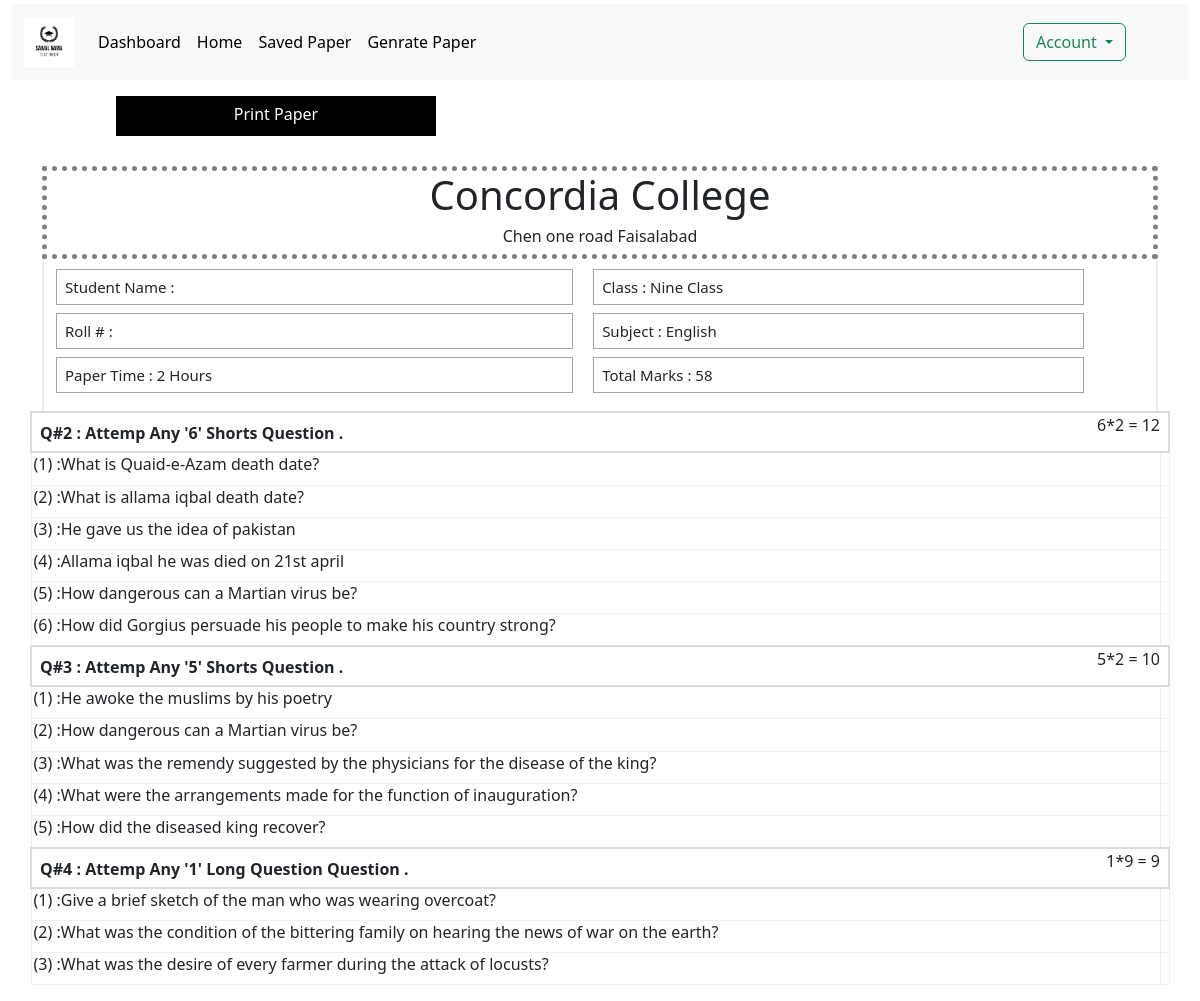
The app's page /singlepaper.php?id=38 (signed in) with its own data.
### tables this page shows
CREATE TABLE `savedpaper` (
  `paper_id` int(255) NOT NULL,
  `paper_name` varchar(255) NOT NULL,
  `class_name` varchar(255) NOT NULL,
  `total_marks` varchar(255) NOT NULL,
  `Time` varchar(255) NOT NULL,
  `ASname` varchar(255) NOT NULL,
  `school_logo` varchar(255) NOT NULL,
  `address` varchar(500) NOT NULL,
  `user_email` varchar(255) NOT NULL,
  `subject` varchar(255) NOT NULL,
  `saved_date` varchar(255) NOT NULL
);

CREATE TABLE `temp_store` (
  `tempstore_id` int(255) NOT NULL,
  `status_store` varchar(255) NOT NULL,
  `date` varchar(255) NOT NULL,
  `time` varchar(255) NOT NULL,
  `ip_address` varchar(255) NOT NULL,
  `user_email` varchar(255) NOT NULL,
  `questionAttemp` varchar(255) NOT NULL,
  `each_que_mark` varchar(255) NOT NULL,
  `MCQS_SQ_LQ` varchar(255) NOT NULL,
  `Savedpaper_id` int(255) NOT NULL
);

CREATE TABLE `short_ques` (
  `short_ques_id` int(255) NOT NULL,
  `class_s_id` int(255) NOT NULL,
  `book_s_id` int(255) NOT NULL,
  `chp_s_id` int(255) NOT NULL,
  `short_ques_eng` varchar(255) NOT NULL,
  `short_ques_urdu` varchar(255) NOT NULL,
  `short_ques_status` varchar(155) NOT NULL,
  `short_ques_date` varchar(255) NOT NULL,
  `user_email` varchar(255) NOT NULL,
  `SQadd_status` varchar(255) NOT NULL DEFAULT '0'
);

CREATE TABLE `longquestion` (
  `longQues_id` int(255) NOT NULL,
  `book_l_id` int(255) NOT NULL,
  `class_l_id` int(255) NOT NULL,
  `chapter_l_id` int(255) NOT NULL,
  `longQuestion_eng` varchar(255) NOT NULL,
  `longQuestion_urdu` varchar(255) NOT NULL,
  `LQadd_status` varchar(255) NOT NULL DEFAULT '0',
  `ldate` varchar(255) NOT NULL,
  `user_email` varchar(255) NOT NULL
);

### singlepaper.php (the view, shortened to what this page needs)
<?php
include("./Project/include/conn.php");
$paperid = $_GET['id'];
$paper_query = "SELECT * FROM `savedpaper` WHERE paper_id ='$paperid'";
$paper_run = mysqli_query($conn, $paper_query);
$paperfet = mysqli_fetch_assoc($paper_run);
?>
<!DOCTYPE html>
<html lang="en">
<head>
    <link href="https://cdn.jsdelivr.net/npm/bootstrap@5.3.0-alpha1/dist/css/bootstrap.min.css" rel="stylesheet">
    <link rel="stylesheet" href="./style.css">
</head>
<body id="body">
    <div class="container-fluid">
        <?php
        require_once('./navbar.php')
        ?>
        <div class="allbuttonsss">
            <div class="row">
                <div class="col-lg-3 allbutton mt-3 ">
                    <a href="#" class="printpaper p-3">Print Paper </a>
                </div>
            </div>
        </div>
        <div id="printsection">
            <div class="container top-con">
                <div class="paperPage">
                    <div class="mainheading">
                        <h1><?php echo $paperfet['ASname'] ?></h1>
                        <h6><?php echo $paperfet['address'] ?></h6>
                    </div>
                </div>
                <div class="mainTable">
                    <div class="d-flex contentset ">
                        <div class=" papername">
                            <div class="mydivs">
                                <h4>student name : <span></span></h4>
                            </div>
                            <div class="mydivs">
                                <h4>Roll # : <span></span></h4>
                            </div>
                            <div class="mydivs">
                                <h4>Paper time : <span><?php echo $paperfet['Time'] ?></span></h4>
                            </div>
                        </div>
                        <div class=" papername">
                            <h4>class : <span><?php echo $paperfet['class_name'] ?></span></h4>
                            <h4>subject : <span><?php echo $paperfet['subject'] ?></span></h4>
                            <h4>total marks : <span><?php echo $paperfet['total_marks'] ?></span></h4>
                        </div>
                    </div>
                </div>
                <div class="row  watermark">
                    <table class="table displaytable table-hover ">
                        <div class="tableboderless">
                            <?php
                            $gets_SQ = "SELECT * FROM `temp_store` WHERE status_store='SQ' AND Savedpaper_id ='$paperid'";
                            $getSQ_Query = mysqli_query($conn, $gets_SQ);
                            mysqli_num_rows($getSQ_Query);
                            $SQQ = 2;
                            while ($SQ_fet = mysqli_fetch_assoc($getSQ_Query)) {
                                $SQfetID = @json_decode($SQ_fet['MCQS_SQ_LQ']);
                            ?>
                                <tr>
                                    <th colspan="12"> <span> Q#<?php echo $SQQ ?> :</span> Attemp Any '<?php echo $SQ_fet['questionAttemp'] ?>' Shorts Question . <h6 class="text-end quesmargin"><?php echo $SQ_fet['questionAttemp'] . '*' . $SQ_fet['each_que_mark'] ?> = <?php echo $SQ_fet['questionAttemp'] * $SQ_fet['each_que_mark'] ?></h6>
                                    </th>
                                </tr>
                                <?php
                                $SQN = 1;
                                foreach ($SQfetID as  $SQSval) {
                                    $SQmulti = "SELECT * FROM `temp_store` INNER JOIN `short_ques` WHERE short_ques.short_ques_id=$SQSval AND temp_store.status_store='SQ'";
                                    $multi_SQ_run = mysqli_query($conn, $SQmulti);
                                    $SQnewfet = mysqli_fetch_assoc($multi_SQ_run);
                                ?>
                                    <tr>
                                        <td colspan="6">
                                            <h6> <span>(<?php echo $SQN ?>)</span> :<?php echo $SQnewfet['short_ques_eng'] ?></h6>
                                        </td>
                                        <td colspan="6" class="text-end urdufont">
                                        </td>
                                    </tr>
                                    <tr>
                                    <?php
                                    $SQN++;
                                }
                                    ?>
                                <?php
                                $SQQ++;
                            }
                                ?>
                                <?php
                                $gets_lQ = "SELECT * FROM `temp_store` WHERE status_store='LQ' AND Savedpaper_id ='$paperid'";
                                $getlQ_Query = mysqli_query($conn, $gets_lQ);
                                if (mysqli_num_rows($getlQ_Query) == 0) {
                                } else {
                                    $LQQ = $SQQ;
                                    while ($LQ_fet = mysqli_fetch_assoc($getlQ_Query)) {
                                        $LQfetID = @json_decode($LQ_fet['MCQS_SQ_LQ']);
                                ?>
                                    <tr>
                                        <th colspan="12"> <span> Q#<?php echo $LQQ ?> :</span> Attemp Any '<?php echo $LQ_fet['questionAttemp'] ?>' Long Question Question . <h6 class="text-end quesmargin"><?php echo $LQ_fet['questionAttemp'] . '*' . $LQ_fet['each_que_mark'] ?> = <?php echo $LQ_fet['questionAttemp'] * $LQ_fet['each_que_mark'] ?></h6>
                                        </th>
                                    </tr>
                                    <?php
                                        $LQN = 1;
                                        foreach ($LQfetID as  $LQSval) {
                                            $LQmulti = "SELECT * FROM `temp_store` INNER JOIN `longquestion` WHERE longquestion.longQues_id=$LQSval AND temp_store.status_store='LQ'";
                                            $multi_LQ_run = mysqli_query($conn, $LQmulti);
                                            $SLnewfet = mysqli_fetch_assoc($multi_LQ_run);
                                    ?>
                                        <tr>
                                            <td colspan="6">
                                                <h6> <span>(<?php echo $LQN ?>)</span> :<?php echo $SLnewfet['longQuestion_eng'] ?></h6>
                                            </td>
                                            <td colspan="6" class="text-end urdufont">
                                            </td>
                                        </tr>
                                        <tr>
                                        <?php
                                            $LQN++;
                                        }
                                        ?>
                                <?php
                                        $LQQ++;
                                    }
                                }
                                ?>
                        </div>
                    </table>
                </div>
            </div>
        </div>
    </div>
</body>
</html>

### navbar.php (shortened to what this page needs)
<nav class="pt-2 mt-1 navbar navbar-expand-lg navbar-light bg-light">
    <div class="container-fluid ">
        <a class="navbar-brand" href="#"><img src="./assets/img/Simple Education.png" alt="" width="50px"></a>
        <div class="collapse navbar-collapse" id="navbarSupportedContent">
            <ul class="navbar-nav me-auto mb-2 mb-lg-0">
                <li class="nav-item">
                    <li class="nav-item">
                        <a class="nav-link active" aria-current="page" href="./dashboard.php">Dashboard</a>
                    </li>
                    <a class="nav-link active" aria-current="page" href="./index.php">Home</a>
                </li>
                <li class="nav-item">
                    <a class="nav-link active" aria-current="page" href="./paperPage.php">Saved Paper</a>
                </li>
                <li class="nav-item">
                    <a class="nav-link active" aria-current="page" href="./classes.php">Genrate Paper</a>
                </li>
            </ul>
            <form class="d-flex" style="margin-right: 50px;">
                <div class="dropdown">
                    <button class="btn btn-outline-success dropdown-toggle " type="button" id="dropdownMenuButton1" data-bs-toggle="dropdown" aria-expanded="false">
                       Account
                    </button>
                </div>
            </form>
        </div>
    </div>
</nav>

### style.css (style rules this page uses)
.quesmargin { margin-top: -29px; }
* { margin: 0px; padding: 0px; }
a { text-decoration: none; }
.paperPage { margin-top: 30px; }
.mainheading { text-align: center; border: 5px dotted grey; }
.table th { border: 2px solid rgb(219, 219, 219); }
.table tr td { border: 0.5px solid rgb(240, 240, 240); padding: 2px; }
.allbutton { background-color: black; width: 320px; text-align: center; padding-top: 6px; padding-bottom: 10px; margin-left: 16px; color: white; transition: 0.8s ease; }
.allbutton a { color: white; }
.papername { padding: 10px; border-left: none; border-right: none; }
.mainTable { border-left: 2px solid #ECECEC; border-right: 2px solid #ECECEC; }
.papername h4 { padding: 0.5rem 0.5rem 0.5rem 0.5rem; font-size: 15px; text-transform: capitalize; border: 1px solid rgb(165, 165, 165); }
.papername span { font-size: 15px; padding-right: 22rem; text-transform: capitalize; }
.allbuttonsss { margin-left: 100px; }
.contentset { padding-left:2px ; }
.watermark { background-image: url('./assets/img/watermark.png'); background-repeat: no-repeat; background-size: cover; }

### records on screen
savedpaper: ASname "Concordia College", address "Chen one road Faisalabad", Time "2 Hours", class_name "Nine Class", subject "English", total_marks "58"
temp_store: questionAttemp "6", each_que_mark "2", $SQ_fet['questionAttemp'] * $SQ_fet['each_que_mark'] "12"
temp_store: short_ques.short_ques_eng "What is Quaid-e-Azam death date?", short_ques.short_ques_eng "What is allama iqbal death date?", short_ques.short_ques_eng "He gave us the idea of pakistan", short_ques.short_ques_eng "Allama iqbal he was died on 21st april", short_ques.short_ques_eng "How dangerous can a Martian virus be?", short_ques.short_ques_eng "How did Gorgius persuade his people to make his country strong?", short_ques.short_ques_eng "He awoke the muslims by his poetry", short_ques.short_ques_eng "What was the remendy suggested by the physicians for the disease of the king?", short_ques.short_ques_eng "What were the arrangements made for the function of inauguration?", short_ques.short_ques_eng "How did the diseased king recover?"
temp_store: questionAttemp "5", each_que_mark "2", $SQ_fet['questionAttemp'] * $SQ_fet['each_que_mark'] "10"
temp_store: questionAttemp "1", each_que_mark "9", $LQ_fet['questionAttemp']*$LQ_fet['each_que_mark'] "9"
temp_store: longquestion.longQuestion_eng "Give a brief sketch of the man who was wearing overcoat?", longquestion.longQuestion_eng "What was the condition of the bittering family on hearing the news of war on the earth?", longquestion.longQuestion_eng "What was the desire of every farmer during the attack of locusts?"
